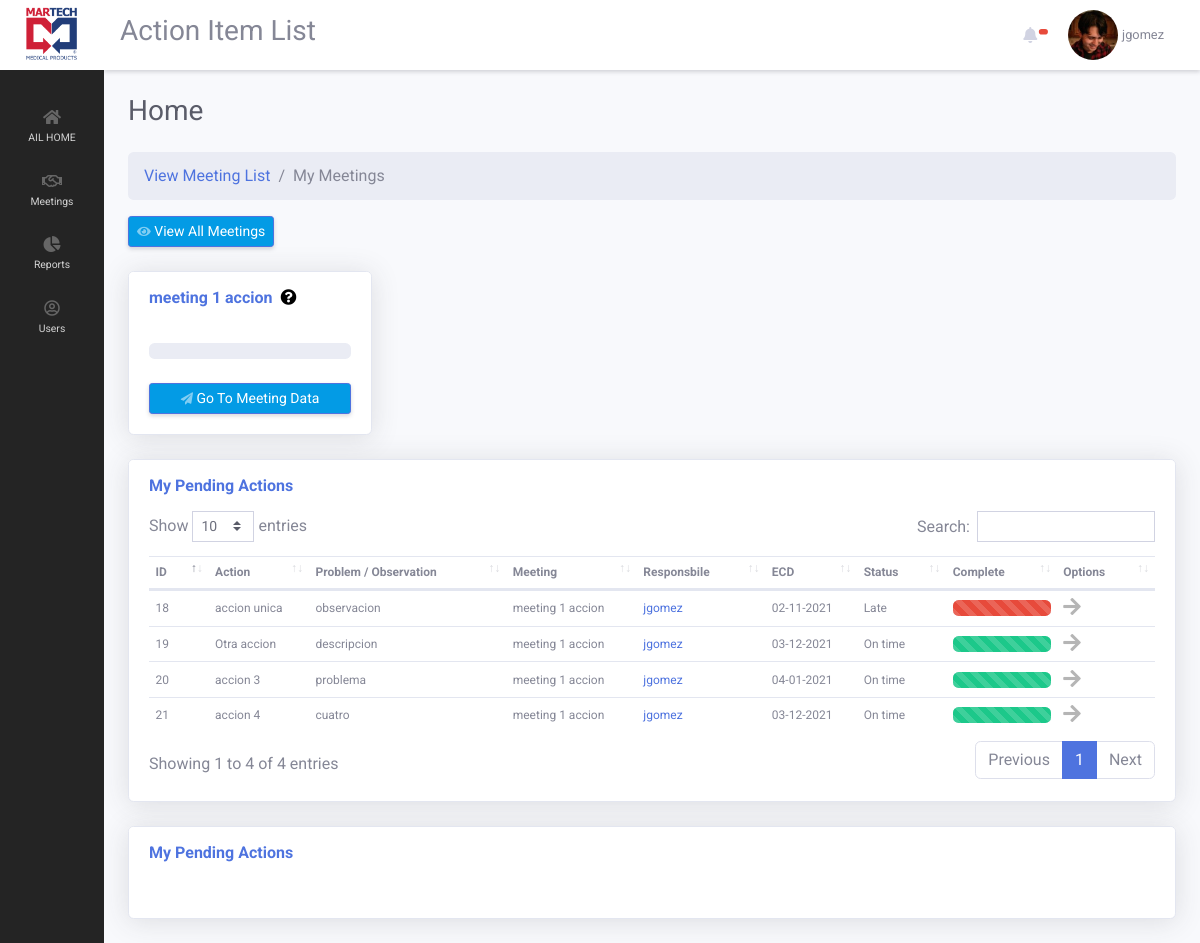
Screenshot of /ailApp/index.php (signed in) with the database file from the repository.
### tables this page shows
CREATE TABLE `meetings` (
  `meeting_id` int(11) NOT NULL,
  `meeting_department_id` int(11) NOT NULL,
  `meeting_name` varchar(255) NOT NULL,
  `meeting_description` text NOT NULL,
  `meeting_date` date NOT NULL,
  `meeting_active` int(1) NOT NULL DEFAULT 1,
  `meeting_complete` int(1) NOT NULL,
  `meeting_user_id` int(11) NOT NULL
);

CREATE TABLE `action_responsible` (
  `a_responsible_id` int(11) NOT NULL,
  `a_action_id` int(11) NOT NULL,
  `a_responsible_user` int(11) NOT NULL,
  `a_responsible_main` int(1) NOT NULL DEFAULT 0,
  `a_responsible_added_by` int(11) NOT NULL,
  `a_responsible_date` date NOT NULL
);

CREATE TABLE `actions` (
  `action_id` int(11) NOT NULL,
  `action_meeting_id` int(11) NOT NULL,
  `action_name` varchar(255) NOT NULL,
  `action_description` text NOT NULL,
  `action_department` int(11) NOT NULL,
  `action_promise_date` date NOT NULL,
  `action_end_date` date NOT NULL,
  `action_status` int(1) NOT NULL,
  `action_complete` int(1) NOT NULL DEFAULT 0
);

CREATE TABLE `users` (
  `user_id` int(11) NOT NULL COMMENT 'auto incrementing user_id of each user, unique index',
  `user_name` varchar(64) NOT NULL COMMENT 'user''s name, unique',
  `user_password_hash` varchar(255) NOT NULL COMMENT 'user''s password in salted and hashed format',
  `user_email` varchar(64) NOT NULL COMMENT 'user''s email, unique',
  `user_first_name` varchar(255) DEFAULT NULL,
  `user_last_name` varchar(255) DEFAULT NULL,
  `user_employee_number` varchar(255) DEFAULT NULL,
  `user_department` int(11) NOT NULL,
  `user_date` datetime DEFAULT NULL,
  `user_last_update` timestamp NOT NULL DEFAULT current_timestamp() ON UPDATE current_timestamp(),
  `user_phone` varchar(25) DEFAULT NULL,
  `user_areacode` varchar(5) DEFAULT NULL,
  `user_level` int(1) NOT NULL DEFAULT 0,
  `user_image` varchar(255) NOT NULL DEFAULT 'uploads/user_img/noimage.png',
  `user_locked` int(1) NOT NULL DEFAULT 0,
  `user_suspend` int(1) NOT NULL DEFAULT 0,
  `user_active` int(1) NOT NULL DEFAULT 1
);

### ailApp/views/pages/default.php (the view, shortened to what this page needs)
<div class="d-sm-flex align-items-center justify-content-between mb-4">
  <h1 class="h3 mb-0 text-gray-800">Home</h1>
</div>
<nav aria-label="breadcrumb">
  <ol class="breadcrumb">
    <li class="breadcrumb-item"><a href="#">View Meeting List</a></li>
    <li class="breadcrumb-item active" aria-current="page">My Meetings</li>
  </ol>
</nav>
<div  class="d-sm-flex align-items-center justify-content-between mb-4">
    <a href="index.php?page=meeting_list" class="d-none d-sm-inline-block btn btn-sm btn-primary shadow-sm"><i class="fas fa-eye fa-sm text-white-50"></i> View All Meetings</a>
</div>
<div class="row">
<?php
  $query = "SELECT * FROM meetings WHERE meeting_user_id = {$_SESSION['quatroapp_user_id']} AND meeting_complete = 0";
  $result = mysqli_query($connection, $query);
  while($row = mysqli_fetch_array($result)):
?>
<div class="col-lg-3">
        <div class="card shadow mb-4 ">
            <div class="card-header py-3">
                <h6 class="m-0 font-weight-bold text-primary"><?php echo $row['meeting_name'] ?>&nbsp;&nbsp;<i data-toggle='tooltip' data-placement='right' title="This meeting was organized by you: <?php echo $row['meeting_name'] ?>" style="color: #000000;" class="fa fa-question-circle"></i></h6>
            </div>
            <div class="card-body">
              <?php
              $cont = 0;
              $query = "SELECT * FROM actions WHERE action_meeting_id = {$row['meeting_id']}";
              $run = mysqli_query($connection, $query);
              $total = mysqli_num_rows($run);
              if($total == 0 || $cont == 0)
              {
                  $percentage = 0;
              }
              else
              {
                  $percentage = ceil(($cont/$total)*100);
              }
              if($percentage <= 25)
              {
                  $bg = "bg-danger";
              }
              elseif($percentage > 25 && $percentage <= 75)
              {
                  $bg = "bg-warning";
              }
              elseif($percentage > 75 && $percentage <= 99)
              {
                  $bg = "bg-success";
              }
              else
              {
                  $bg = "bg-primary";
              }
              ?>
              <div data-toggle='tooltip' data-placement='top' title='<?php echo  $cont . " Of " . $total . " Tasks Completed"?>' class="progress">
              </div>
              <br>
              <a href="index.php?page=meeting_view&meeting_id=<?php echo $row['meeting_id']; ?>" class="d-none d-sm-inline-block btn btn-sm btn-primary shadow-sm btn-block"><i class="fas fa-paper-plane fa-sm text-white-50"></i> Go To Meeting Data</a>
            </div>
    </div>
</div>
<?php
  endwhile;
?>
</div>
<div>
<div class="cokl-lg-12">
<div class="card shadow mb-4">
    <div class="card-header py-3">
        <h6 class="m-0 font-weight-bold text-primary">My Pending Actions</h6>
    </div>
        <div class="card-body">
            <div style="margin-top:-20px;" class="table-responsive">
            <table  style="font-size: 14px; vertical-align:middle; " class="table  order-column " id="dataTable" width="100%" cellspacing="0">
                <thead>
                <tr>
                    <th>ID</th>
                    <th>Action</th>
                    <th>Problem / Observation</th>
                    <th>Meeting</th>
                    <th>Responsbile</th>
                    <th>ECD</th>
                    <th>Status</th>
                    <th>Complete</th>
                    <th>Options</th>
                </tr>
                </thead>
                <tbody>
                    <?php
                    $query = "SELECT * FROM action_responsible
                    LEFT JOIN actions ON action_responsible.a_action_id = actions.action_id
                    LEFT JOIN meetings ON actions.action_meeting_id = meetings.meeting_id
                    WHERE a_responsible_user = {$_SESSION['quatroapp_user_id']} AND action_complete = 0";
                    $result = mysqli_query($connection, $query);
                    while($row = mysqli_fetch_array($result)):
                    ?>
                        <tr>
                            <td><?php echo $row['action_id'];  ?></td>
                            <td><?php echo $row['action_name'];  ?></td>
                            <td><?php echo $row['action_description'];  ?></td>
                            <td><?php echo $row['meeting_name'];  ?></td>
                            <td>
                                <?php
                                $query2 = "SELECT * FROM action_responsible
                                LEFT JOIN users ON action_responsible.a_responsible_user = users.user_id
                                WHERE a_action_id = {$row['action_id']}";
                                $result2 = mysqli_query($connection, $query2);
                                while($row2 = mysqli_fetch_array($result2)):
                                if($row2['a_responsible_main'] == 1)
                                {
                                    $icon = "<i class='fas fa-exclamation-circle text-danger'></i>";
                                }
                                else
                                {
                                    $icon = "";
                                }
                                ?>
                                    <a href="index.php?page=user_info&user_id=<?php echo $row2['user_id'] ?>"><?php echo $row2['user_name'] ?>&nbsp;&nbsp;<?php echo $icon ?></a><br>
                                <?php endwhile; ?>
                            </td>
                            <td><?php echo date('m-d-Y', strtotime($row['action_promise_date']));  ?></td>
                            <td>
                                <?php
                                    if($row['action_status'] == 0 && $row['action_promise_date'] <= date("Y-m-d"))
                                    {
                                        echo "Late";
                                    }
                                    elseif($row['action_status'] == 0 && $row['action_promise_date'] > date("Y-m-d"))
                                    {
                                        echo "On time";
                                    }
                                ?>
                            </td>
                            <td>
                            <?php
                            if($row['action_complete'] == 1)
                            {
                                $bg = "bg-primary";
                                $text = "Completed";
                            }
                            elseif($row['action_complete'] == 0 && $row['action_promise_date'] <= date("Y-m-d"))
                            {
                                $bg = "bg-danger";
                                $text = "Late";
                            }
                            elseif($row['action_complete'] == 0 && $row['action_promise_date'] > date("Y-m-d"))
                            {
                                $bg = "bg-success";
                                $text = "On Going";
                            }
                            ?>
                                <div data-toggle='tooltip' data-placement='left' title='<?php echo  $text ?>' class="progress">
                                    <div class="progress-bar progress-bar-striped progress-bar-animated <?php echo $bg; ?>" role="progressbar" aria-valuenow="100" aria-valuemin="0" aria-valuemax="100" style="width: 100%"></div>
                                </div>
                            </td>
                            <td>
                                <a href='index.php?page=view_update&action_id=<?php echo $row['action_id']?>'  class=''  data-cat-name='{$row['user_name']}' data-cat-id='{$row['user_id']}'><i data-toggle='tooltip' data-placement='left' title='Go to Action Details' style='font-size: 20px; color:#b5b5b5' class='fas fa-arrow-right options'></i></a>
                            </td>
                        </tr>
                    <?php endwhile; ?>
                </tbody>
            </table>
        </div>
    </div>
</div>
</div>
<div>
<div class="cokl-lg-12">
<div class="card shadow mb-4">
    <div class="card-header py-3">
        <h6 class="m-0 font-weight-bold text-primary">My Pending Actions</h6>
    </div>
        <div class="card-body">
        </div>
</div>
</div>
</div>

### ailApp/views/includes/header.php (style rules this page uses)
body { font-family: 'Roboto', sans-serif; }
tr { font-size: 12px; }
.btn-primary { background-color: #039be5; }
.table-responsive { width: 100%; }
.card-header { background-color: #fff; border-bottom: #fff; }
td { vertical-align: middle; }
.odd { vertical-align: middle; }
.even { vertical-align: middle; }

### rows the page displays
meetings: meeting_name "meeting 1 accion"
action_responsible: actions.action_id "18", actions.action_name "accion unica", actions.action_description "observacion", meetings.meeting_name "meeting 1 accion", users.user_name "jgomez", actions.action_promise_date "02-11-2021", shows "Late"
action_responsible: actions.action_id "19", actions.action_name "Otra accion", actions.action_description "descripcion", meetings.meeting_name "meeting 1 accion", users.user_name "jgomez", actions.action_promise_date "03-12-2021", shows "On time"
action_responsible: actions.action_id "20", actions.action_name "accion 3", actions.action_description "problema", meetings.meeting_name "meeting 1 accion", users.user_name "jgomez", actions.action_promise_date "04-01-2021", shows "On time"
action_responsible: actions.action_id "21", actions.action_name "accion 4", actions.action_description "cuatro", meetings.meeting_name "meeting 1 accion", users.user_name "jgomez", actions.action_promise_date "03-12-2021", shows "On time"

### other values shown
$_SESSION['quatroapp_user_name'] "jgomez"
